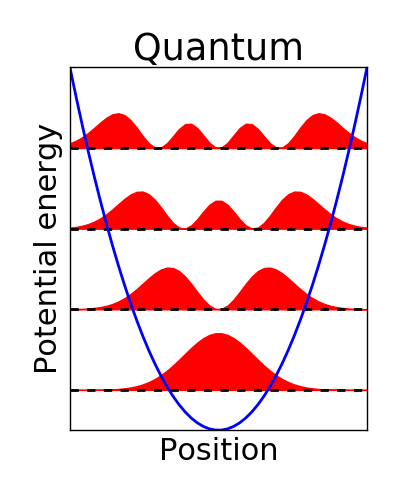

Reproduce this figure in Python.
import matplotlib.pyplot as plt
import matplotlib.gridspec as gridspec
from numpy.polynomial.hermite import hermval
import numpy as np

# Font size
font = {'family': 'normal',
        'weight': 'normal',
        'size': 22}

plt.rc('font', **font)

# Initialize the plot
fig = plt.figure()
gs = gridspec.GridSpec(1, 1)
ax2 = fig.add_subplot(gs[0], adjustable='box')
fig.set_size_inches(4, 5)

# Set up axes
ax2.get_xaxis().set_ticks([])
ax2.get_yaxis().set_ticks([])
ax2.set_ylabel("Potential energy")
ax2.set_xlabel("Position")

# The harmonic oscillator potential
x_min = -3
x_max = 3
x = np.linspace(x_min, x_max, 50)
V = x**2
ax2.plot(x, V, lw=2)
ax2.set_title('Quantum')

# ---- The classical states ----
# Draw the circles
# circle_radius = 0.2
# circleRest_center = [0, 0 + circle_radius]
# circleRest = plt.Circle((0, 0.2), circle_radius, color='r')
# circleFast_center = (1.25, 1.25**2 + 0.6)
# circleFast = plt.Circle(circleFast_center, 0.2, color='r')
# ax1.add_artist(circleRest)
# ax1.add_artist(circleFast)

# Label the circles
# bbox_props = dict(boxstyle="square,pad=0.1", fc="w", ec="k", lw=1)
# arrow_props = dict(facecolor='black', shrink=0.05)
# ax1.annotate("zero energy",
#              xy=circleRest_center,
#              xytext=(-1.6, 1.5),
#              arrowprops=arrow_props,
#              bbox=bbox_props)
# ax1.annotate("any energy",
#              xy=circleFast_center,
#              xytext=(-1.6, 3.0),
#              arrowprops=arrow_props,
#              bbox=bbox_props)

# ---- The quantum states ----
# Draw the first few levels
num_states = 4
E = 1 + 2 * np.arange(0, num_states, 1)
xmax = np.sqrt(E)
xmin = -xmax

for i in range(num_states):
    ax2.hlines(y=E[i], xmin=x_min, xmax=x_max,
               lw=2, linestyle='dashed')

# Draw the first few probability distributions


def wavefunc(n, x):
    ns = np.zeros(n + 1)
    ns[n] = 1
    pre = 1 / np.sqrt(2**n * np.math.factorial(n)) * np.pi**(-0.25)
    wfunc = pre * np.exp(-x**2 / 2) * hermval(x, ns)

    return wfunc


def prob(n, x):
    return wavefunc(n, x)**2

for i in range(num_states):
    P = E[i] + 2.5 * prob(i, x)
    # ax2.plot(x, P, color='r', lw=1.5)
    ax2.fill_between(x, E[i], P, color='r')


# Output
plt.tight_layout()
plt.savefig("QM.png")
